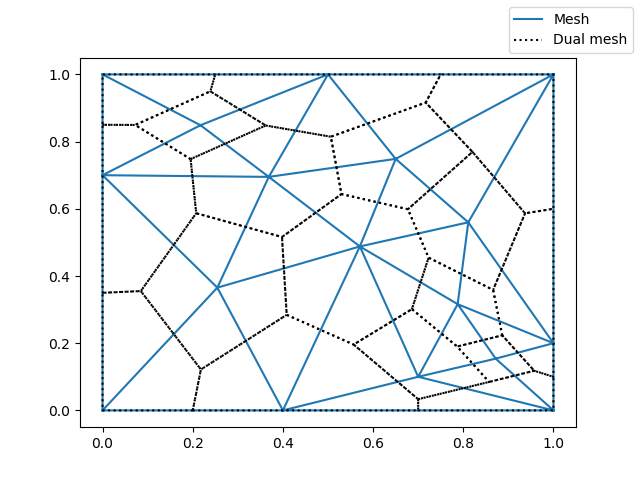

Here is the Python script that generated this plot:
#!/usr/bin/env python

# For opening a mesh file
import meshio
# For generating a dual mesh
import dualmesh as dm
# For plotting both the mesh and dual mesh
import matplotlib.pyplot as plt


def main():
    # We load the mesh for which we want a dual mesh
    msh = meshio.read("example.msh")

    # We get the dual mesh object using dual_mesh.py
    dual_msh = dm.get_dual(msh, order=True)

    # We use matplotlib to plot the original mesh
    fig, ax = plt.subplots()
    ax.triplot(msh.points[:, 0], msh.points[:, 1], msh.cells["triangle"])

    # We loop over the polygons (cells) in the dual mesh and we plot them
    for cell in dual_msh.cells["polygon"]:
        # We get the coordinates of the current polygon.
        # We repeat one of the points, so that when plotted, we get a complete polygon
        cell_points = dual_msh.points[cell + [cell[0]]]

        # We plot the points of the current polygon
        ax.plot(cell_points[:, 0], cell_points[:, 1], color="black")

    # We add a legend to the figure
    fig.legend([ax.lines[0], ax.lines[-1]], ["Mesh", "Dual mesh"])
    # We save the resulting figure
    fig.savefig("example.png")


if __name__ == '__main__':
    main()
